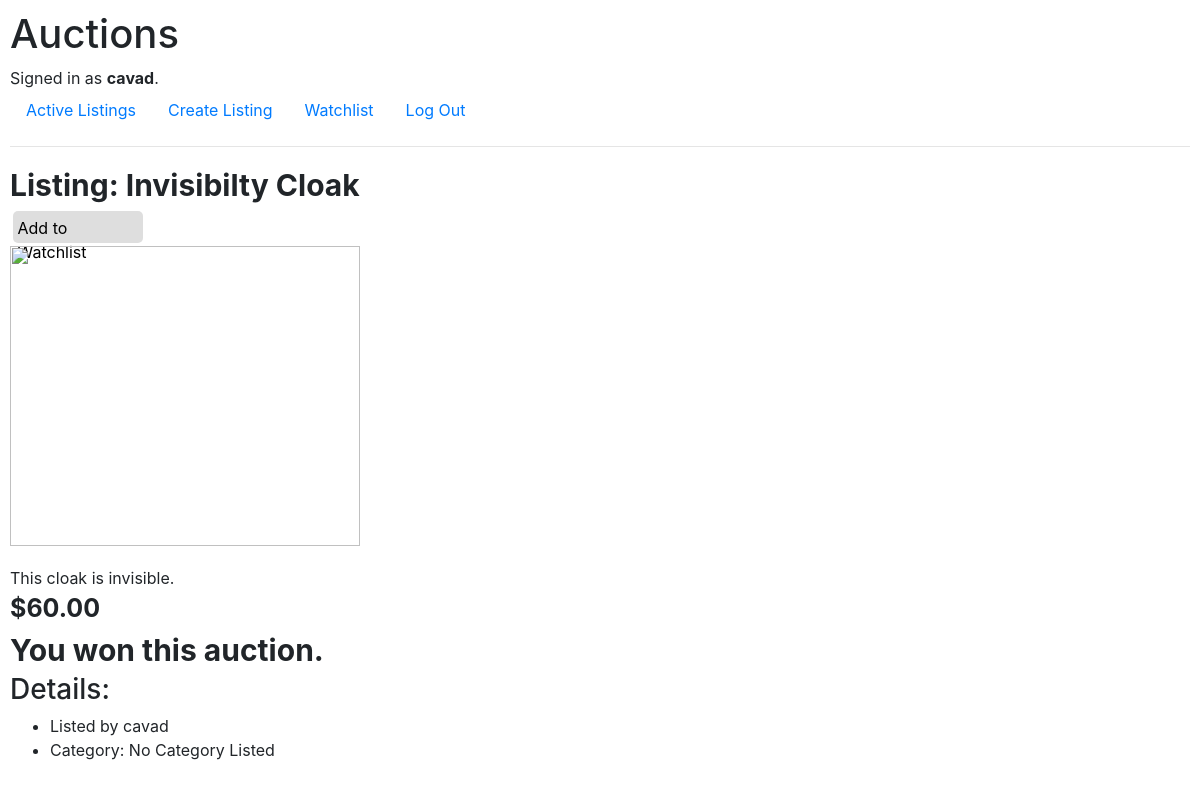
Page /listing/1/ (signed in) on the committed database.
### auctions/models.py (models this page shows, shortened)
class User(AbstractUser):
    pass

class Listing(models.Model):
    title = models.CharField(max_length=100)
    description = models.TextField()
    starting_bid = models.DecimalField(max_digits=10, decimal_places=2)
    current_price = models.DecimalField(max_digits=10, decimal_places=2, blank=True, default=-1)
    image_url = models.URLField(blank=True, null=True)
    category = models.CharField(max_length=50, blank=True, null=True)
    created_at = models.DateTimeField(auto_now_add=True)
    is_active = models.BooleanField(default=True)
    owner = models.ForeignKey(User, on_delete=models.CASCADE, related_name="listings")
    winner = models.ForeignKey(User, on_delete=models.SET_NULL, null=True, blank=True, related_name="won_auctions")

### auctions/views.py (the view)
# urls.py: path("listing/<int:id>/", views.open_listing, name="open_listing"),
@login_required
def open_listing(request, id):
    listing = Listing.objects.get(pk=id)
    count = Listing.objects.get(pk=id).bids.all().count()
    try:
        is_watching = True if User.objects.get(pk=request.user.id).watchlist.get(listing=id) else False
    except:
        is_watching = False
    context = {"listing": listing, "count": count, 'is_watching': is_watching}
    return render(request, 'auctions/listing.html', context)

### auctions/templates/auctions/listing.html
{% extends 'auctions/layout.html' %}
{% block body %}
    <div style="font-weight:bold; font-size:30px;">Listing: {{listing.title}}</div>
    {% if is_watching %}
        <div style="background-color: rgb(50, 50, 50); border-radius: 5px; width: 75px; height: 32px; padding: 4.5px;">
            <a href="{% url 'remove_watching' listing.id %}" style="text-decoration: none; color: white;">Watchlist</a>
        </div>
    {% else %}
        <div style="background-color: rgb(222, 222, 222); border-radius: 5px; width: 130px; height: 32px; padding: 4.5px; margin: 3px;">
            <a href="{% url 'add_watching' listing.id %}" style="text-decoration: none; color: black;">Add to Watchlist</a>
        </div>
    {% endif %}
    <div style="width:100%; height: 320px;"><img style="width: 350px; height: 300px;" src="{{listing.image_url}}" alt=""></div>
    <div>{{listing.description}}</div>
    <div style="font-weight:bold; font-size:25px;">${{listing.current_price}}</div>
    {% if request.user.is_authenticated and listing.is_active %}
        <div>{{count}} bid(s) so far. Your bid is the current bid.</div>
        <form action="{% url 'place_bid' listing.id %}" style="margin-left:1px;" method="post">
            {% csrf_token %}
            <input type="text" name="bid" placeholder="Bid" style="display: block; width: 100%; height: 45px; margin-bottom: 8px; padding: 8px; border-radius: 5px;">
            <input type="submit" value="Place Bid" style="background-color: rgb(82, 82, 252); color: white; border: 0.1px; border-radius: 5px; width: 110px; height: 45px; font-size:19px;">
        </form>
    {% elif not listing.is_active %}
        {% if request.user.id == listing.winner.id %}
            <div style="font-size:30px;"><strong>You won this auction.</strong></div>
        {% else %}
            <div style="font-size:30px;"><strong>The auction is no longer active.</strong></div>
        {% endif %}
    {% endif %}
    <h3>Details:</h2>
    <ul>
        <li>Listed by {{listing.owner}}</li>
        {% if listing.category %}
            <li>Category: {{listing.category}}</li>
        {% else %}
            <li>Category: No Category Listed</li>
        {% endif %}
    </ul>
{% endblock %}

### auctions/templates/auctions/layout.html (shortened to what this page needs)
{% load static %}
<!DOCTYPE html>
<html lang="en">
    <head>
        <link rel="stylesheet" href="https://stackpath.bootstrapcdn.com/bootstrap/4.4.1/css/bootstrap.min.css">
        <link href="{% static 'auctions/style.css' %}" rel="stylesheet">
    </head>
    <body>
        <h1>Auctions</h1>
        <div>
            {% if request.user.is_authenticated %}
                Signed in as <strong>{{ user.username }}</strong>.
            {% else %}
                Not signed in.
            {% endif %}
        </div>
        <ul class="nav">
            <li class="nav-item">
                <a class="nav-link" href="{% url 'index' %}">Active Listings</a>
            </li>
            {% if user.is_authenticated %}
                <li class="nav-item">
                    <a class="nav-link" href="{% url 'create_listing' %}">Create Listing</a>
                </li>
                <li class="nav-item">
                    <a class="nav-link" href="{% url 'watch_list' %}">Watchlist</a>
                </li>
                <li class="nav-item">
                    <a class="nav-link" href="{% url 'logout' %}">Log Out</a>
                </li>
            {% endif %}
        </ul>
        <hr>
        {% block body %} {% endblock %}
    </body>
</html>

### auctions/static/auctions/style.css (style rules this page uses)
body { padding: 10px; }

### rows in the picture
User: username "cavad"
Listing: title "Invisibilty Cloak", description "This cloak is invisible.", current_price "60.00", owner "cavad"
